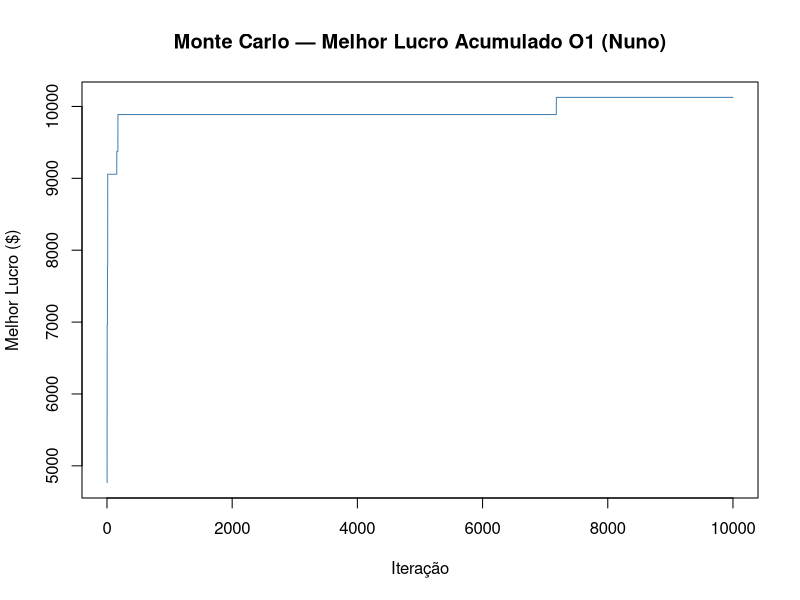

R code for this plot:
# ============================================================
# Otimização — profit.R
# Nuno | Monte Carlo | O1, O2, O3
# PREV: Baltimore (ETS C1); restantes a preencher pelo grupo
# ============================================================

# --- PREV: clientes previstos (4 lojas × 7 dias) ---
prev_baltimore    <- c(114, 114, 108, 110, 85, 97, 164)
prev_lancaster    <- c(NA, NA, NA, NA, NA, NA, NA)  # Eduardo preenche
prev_philadelphia <- c(NA, NA, NA, NA, NA, NA, NA)  # Eduardo preenche
prev_richmond     <- c(NA, NA, NA, NA, NA, NA, NA)  # Eduardo preenche

#PREV <- c(prev_baltimore, prev_lancaster, prev_philadelphia, prev_richmond)
PREV <- rep(c(114, 114, 108, 110, 85, 97, 164), 4)  # temporário para validação
# --- Parâmetros por loja (índices 1=Baltimore, 2=Lancaster, 3=Philadelphia, 4=Richmond) ---
FJ <- c(1.00, 1.05, 1.10, 1.15)   # fator Junior por loja
FX <- c(1.15, 1.20, 1.15, 1.25)   # fator eXpert por loja
WS <- c(700,  730,  760,  800)     # custo fixo semanal por loja

# --- Dias da semana dos próximos 7 dias (a partir de 2015-01-01) ---
# 1=Qui, 2=Sex, 3=Sáb(WE), 4=Dom(WE), 5=Seg, 6=Ter, 7=Qua
is_weekend <- c(FALSE, FALSE, TRUE, TRUE, FALSE, FALSE, FALSE)

# Custo diário Junior e eXpert (weekday/weekend)
hr_cost_J <- ifelse(is_weekend, 70, 60)  # vetor de 7 valores
hr_cost_X <- ifelse(is_weekend, 95, 80)  # vetor de 7 valores

# --- Função profit(S) ---
# S: vetor de 84 parâmetros
# Ordem: por loja (4 blocos de 21), dentro de cada loja: PR_d1, J_d1, X_d1, ..., PR_d7, J_d7, X_d7
profit <- function(S) {
  
  lucro_total   <- 0   # lucro total acumulado das 4 lojas
  total_units   <- 0   # total de unidades vendidas (para O2)
  total_HR      <- 0   # total de recursos humanos (para O3)
  
  for (s in 1:4) {  # iterar sobre as 4 lojas
    
    base <- (s - 1) * 21  # índice base do bloco desta loja em S
    fj   <- FJ[s]         # fator Junior desta loja
    fx   <- FX[s]         # fator eXpert desta loja
    ws   <- WS[s]         # custo fixo semanal desta loja
    
    lucro_semanal <- 0  # acumula lucro diário desta loja
    
    for (d in 1:7) {  # iterar sobre os 7 dias
      
      idx <- base + (d - 1) * 3  # posição do trio (PR, J, X) deste dia
      
      PR <- S[idx + 1]           # taxa de promoção (real, 0–0.30)
      J  <- round(S[idx + 2])    # Juniors (inteiro)
      X  <- round(S[idx + 3])    # eXperts (inteiro)
      
      C  <- PREV[(s - 1) * 7 + d]  # clientes previstos para esta loja e dia
      
      # Clientes assistidos: X são usados primeiro, depois J
      A <- min(7 * X + 6 * J, C)
      
      # Clientes assistidos por X (até ao máximo que X consegue)
      A_X <- min(7 * X, A)
      # Clientes assistidos por J (o restante)
      A_J <- A - A_X
      
      # Unidades vendidas e lucro por cliente X
      U_X <- round(fx * 10 / log(2 - PR))   # unidades por cliente X
      P_X <- round(U_X * (1 - PR) * 1.07)   # lucro por cliente X
      
      # Unidades vendidas e lucro por cliente J
      U_J <- round(fj * 10 / log(2 - PR))   # unidades por cliente J
      P_J <- round(U_J * (1 - PR) * 1.07)   # lucro por cliente J
      
      # Receita diária = lucro de todos os clientes - custos HR
      R_d <- (A_X * P_X + A_J * P_J) - (J * hr_cost_J[d]) - (X * hr_cost_X[d])
      
      lucro_semanal <- lucro_semanal + R_d  # acumula lucro diário
      total_units   <- total_units + (A_X * U_X + A_J * U_J)  # acumula unidades
      total_HR      <- total_HR + J + X                         # acumula HR
    }
    
    # Lucro semanal desta loja após custo fixo
    lucro_total <- lucro_total + lucro_semanal - ws
  }
  
  return(list(profit = lucro_total, units = total_units, HR = total_HR))
}

# --- Função eval(S) para O1 (minimização = -profit) ---
eval_O1 <- function(S) {
  res <- profit(S)
  profit_history <<- c(profit_history, res$profit)  # regista histórico
  return(-res$profit)  # negado porque Monte Carlo vai minimizar
}

# --- Função eval(S) para O2 (death penalty se unidades > 10000) ---
eval_O2 <- function(S) {
  res <- profit(S)
  if (res$units > 10000) return(Inf)  # solução inválida
  profit_history <<- c(profit_history, res$profit)
  return(-res$profit)
}

# --- Bounds ---
calc_upper <- function(PREV) {
  upper <- numeric(84)
  for (s in 1:4) {
    for (d in 1:7) {
      C   <- PREV[(s - 1) * 7 + d]   # clientes previstos
      idx <- (s - 1) * 21 + (d - 1) * 3
      upper[idx + 1] <- 0.30          # PR máximo = 30%
      upper[idx + 2] <- ceiling(C / 6) # J máximo
      upper[idx + 3] <- ceiling(C / 7) # X máximo
    }
  }
  return(upper)
}

lower <- rep(0, 84)
upper <- calc_upper(PREV)

# --- Validação com S1 ---
S1 <- rep(c(0.10, 5, 3), 28)  # PR=0.10, J=5, X=3 para todos os dias/lojas
cat("=== Validação com S1 ===\n")
res_S1 <- profit(S1)
cat(sprintf("Lucro: %.2f | Unidades: %d | HR: %d\n", res_S1$profit, res_S1$units, res_S1$HR))

# ============================================================
# Monte Carlo — O1 (maximizar lucro)
# ============================================================

set.seed(42)                    # reprodutibilidade
N_iter        <- 10000          # número de soluções aleatórias a testar
profit_history <<- numeric(0)   # histórico de lucros (global para eval_O1)

best_S      <- NULL   # melhor solução encontrada
best_profit <- -Inf   # melhor lucro encontrado

cat("\n=== Monte Carlo O1 ===\n")

for (i in 1:N_iter) {
  
  # Gerar solução aleatória dentro dos bounds
  S_rand <- runif(84, min = lower, max = upper)
  
  # Avaliar (eval_O1 nega o lucro e regista histórico)
  val <- eval_O1(S_rand)
  
  # Guardar se for melhor
  if (-val > best_profit) {
    best_profit <- -val
    best_S      <- S_rand
  }
}

# --- Arredondar J e X da melhor solução ---
best_S_rounded <- best_S
for (s in 1:4) {
  for (d in 1:7) {
    idx <- (s - 1) * 21 + (d - 1) * 3
    best_S_rounded[idx + 2] <- round(best_S[idx + 2])  # J
    best_S_rounded[idx + 3] <- round(best_S[idx + 3])  # X
  }
}

# --- Resultado final ---
res_final <- profit(best_S_rounded)
cat(sprintf("Melhor lucro O1: %.2f | Unidades: %d | HR: %d\n",
            res_final$profit, res_final$units, res_final$HR))

# Gráfico de convergência — melhor acumulado
plot(cummax(profit_history),
     type = "l",
     main = "Monte Carlo — Melhor Lucro Acumulado O1 (Nuno)",
     xlab = "Iteração",
     ylab = "Melhor Lucro ($)",
     col  = "steelblue")

# ============================================================
# Monte Carlo — O2 (restrição ≤ 10000 unidades)
# ============================================================

# Bounds O2: reduzir J e X a ~1/3 (mais soluções válidas que /5)
upper_O2 <- upper
upper_O2[seq(2, 84, by = 3)] <- ceiling(upper[seq(2, 84, by = 3)] / 3)  # J
upper_O2[seq(3, 84, by = 3)] <- ceiling(upper[seq(3, 84, by = 3)] / 3)  # X

set.seed(42)

best_S_O2      <- NULL
best_profit_O2 <- -Inf
best_per_iter  <- numeric(N_iter)  # melhor válido acumulado por iteração

cat("\n=== Monte Carlo O2 ===\n")

for (i in 1:N_iter) {
  
  S_rand <- runif(84, min = lower, max = upper_O2)
  res    <- profit(S_rand)
  
  # Só aceita se respeitar a restrição
  if (res$units <= 10000 && res$profit > best_profit_O2) {
    best_profit_O2 <- res$profit
    best_S_O2      <- S_rand
  }
  
  # Regista o melhor acumulado até esta iteração (para o gráfico)
  best_per_iter[i] <- best_profit_O2
}

if (is.null(best_S_O2)) {
  cat("Nenhuma solução válida encontrada para O2.\n")
} else {
  best_S_O2_rounded <- best_S_O2
  for (s in 1:4) {
    for (d in 1:7) {
      idx <- (s - 1) * 21 + (d - 1) * 3
      best_S_O2_rounded[idx + 2] <- round(best_S_O2[idx + 2])
      best_S_O2_rounded[idx + 3] <- round(best_S_O2[idx + 3])
    }
  }
  
  res_O2 <- profit(best_S_O2_rounded)
  cat(sprintf("Melhor lucro O2: %.2f | Unidades: %d | HR: %d\n",
              res_O2$profit, res_O2$units, res_O2$HR))
  
  # Gráfico — ignora iterações iniciais com -Inf
  valid_start <- which(best_per_iter > -Inf)[1]
  plot(valid_start:N_iter, best_per_iter[valid_start:N_iter],
       type = "l",
       main = "Monte Carlo — Melhor Lucro Acumulado O2 (Nuno)",
       xlab = "Iteração",
       ylab = "Melhor Lucro ($)",
       col  = "tomato")
}
